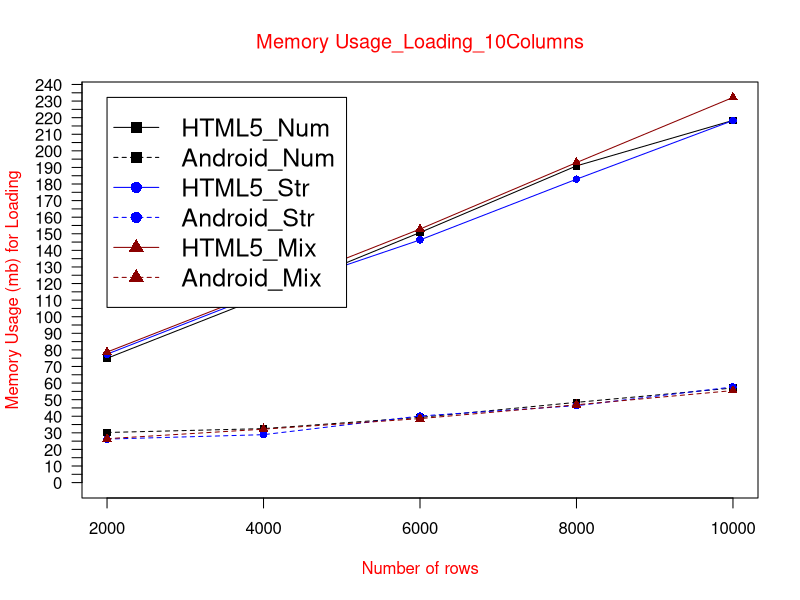

The R script that drew this image:
data <- read.table("MUloading10col.txt", header = TRUE)

max_y <- max(data)
plot_colors <- c("black", "blue", "red4")
png(filename="MUloading10col.png", height = 1000, width = 1450, bg = "white")
plot(data$HTML5_Num, type = "o", col = plot_colors[1], pch=15,  ylim=c(0,max_y), axes=FALSE, ann=FALSE)
axis(1, at=1:5, lab=c("2000", "4000", "6000", "8000", "10000"))
axis(2, las=1, at=5*0:max_y, cex.axis = 1)

box()
lines(data$Android_Num, type="o", pch=15, lty=2, col=plot_colors[1])
lines(data$HTML5_Str, type="o", pch=16, lty=1,  col=plot_colors[2])
lines(data$Android_Str, type="o", pch=16, lty=2,  col=plot_colors[2])   
lines(data$HTML5_Mix, type="o", pch=17, lty=1, col=plot_colors[3])
lines(data$Android_Mix, type="o", pch=17, lty=2,   col=plot_colors[3])

title(main="Memory Usage_Loading_10Columns", col.main="red", font.main=6)
title(xlab= "Number of rows", col.lab="red")
title(ylab= "Memory Usage (mb) for Loading", col.lab="red")
legend(1, max_y, names(data), cex=1.5, col=c("black", "black","blue", "blue","red4","red4"), pch=c(15,15,16,16,17,17), lty=c(1,2,1,2,1,2));

dev.off()
